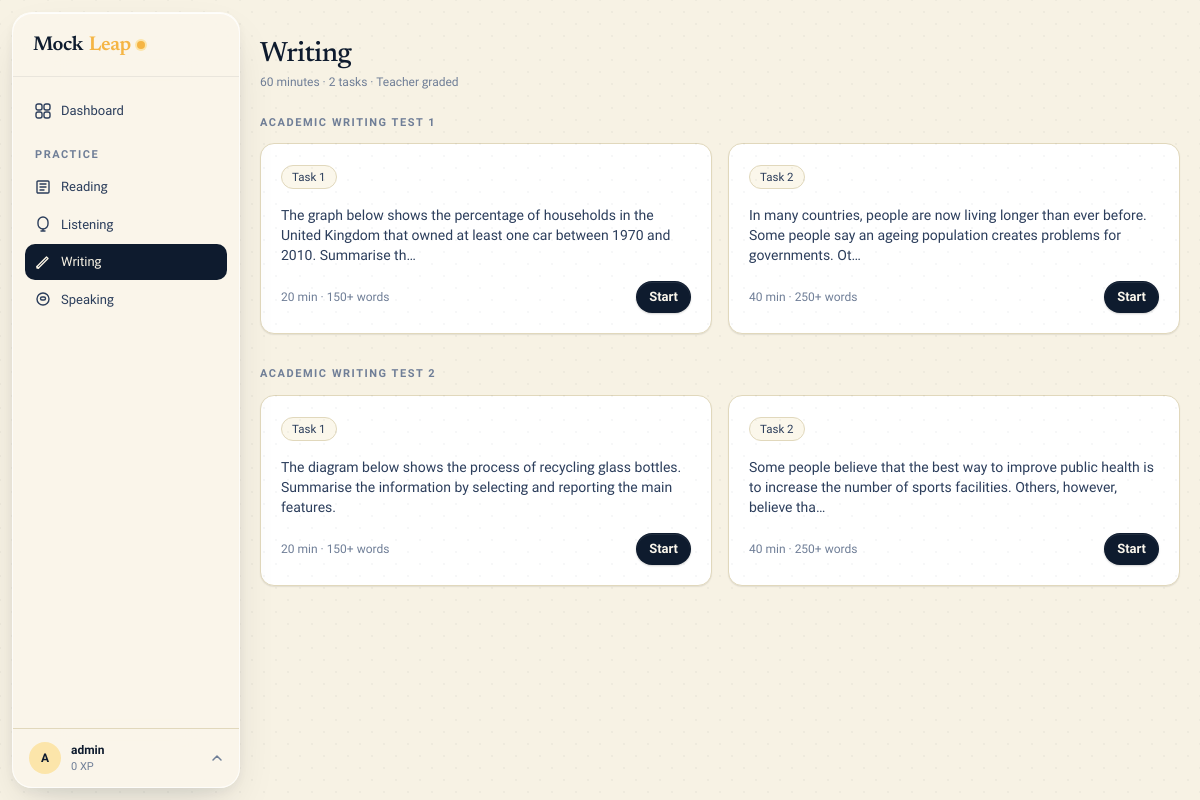
Page /writing/ (signed in) on the earlier database version.
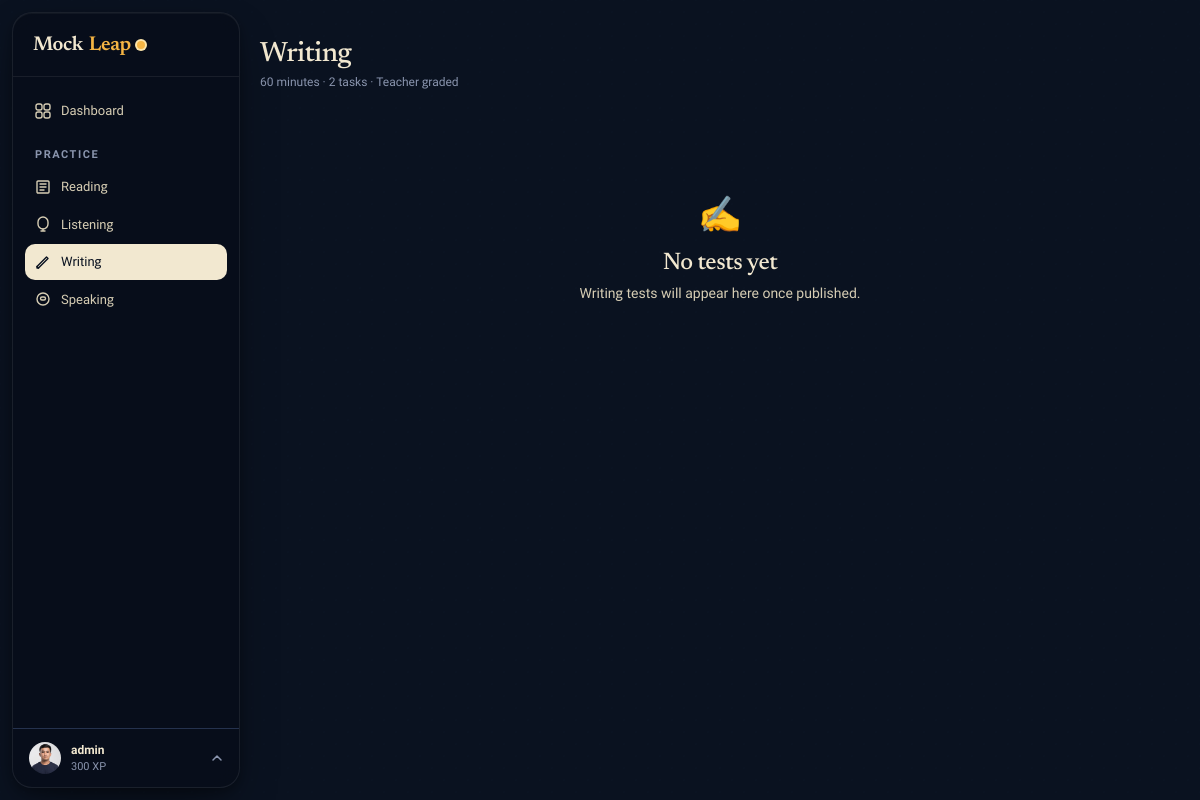
Same page on the later database version.
### apps/accounts/models.py (models this page shows, shortened)
class User(AbstractUser):
    ROLE_STUDENT = 'student'
    ROLE_TEACHER = 'teacher'
    ROLE_ADMIN = 'admin'
    ROLE_CHOICES = [
        (ROLE_STUDENT, 'Student'),
        (ROLE_TEACHER, 'Teacher'),
        (ROLE_ADMIN, 'Admin'),
    ]
    email = models.EmailField(unique=True)
    role = models.CharField(max_length=10, choices=ROLE_CHOICES, default=ROLE_STUDENT)
    avatar = models.ImageField(upload_to='avatars/', null=True, blank=True)
    bio = models.TextField(blank=True)
    target_band = models.DecimalField(max_digits=3, decimal_places=1, null=True, blank=True)
    test_date = models.DateField(null=True, blank=True)
    country = models.CharField(max_length=100, blank=True)
    timezone = models.CharField(max_length=50, default='UTC')
    dark_mode = models.BooleanField(default=False)
    email_notifications = models.BooleanField(default=True)
    xp = models.PositiveIntegerField(default=0)
    streak_days = models.PositiveIntegerField(default=0)
    last_active = models.DateField(null=True, blank=True)
    created_at = models.DateTimeField(auto_now_add=True)
    USERNAME_FIELD = 'email'
    REQUIRED_FIELDS = ['username']
    class Meta:
        verbose_name = 'User'
        verbose_name_plural = 'Users'

### apps/writing/models.py (models this page shows)
class WritingTest(models.Model):
    title = models.CharField(max_length=200)
    is_published = models.BooleanField(default=False)
    created_at = models.DateTimeField(auto_now_add=True)

class WritingTask(models.Model):
    TASK1 = 'task1'
    TASK2 = 'task2'
    TASK_CHOICES = [(TASK1, 'Task 1'), (TASK2, 'Task 2')]
    test = models.ForeignKey(WritingTest, on_delete=models.CASCADE, related_name='tasks')
    task_type = models.CharField(max_length=5, choices=TASK_CHOICES)
    order = models.PositiveSmallIntegerField(default=1)
    prompt = models.TextField()
    min_words = models.PositiveSmallIntegerField(default=250)
    time_minutes = models.PositiveSmallIntegerField(default=40)
    image = models.ImageField(upload_to='writing/task_images/', null=True, blank=True)
    class Meta:
        ordering = ['order']

### apps/writing/views.py (the view)
# urls.py: path('', views.test_list, name='list'),
@login_required
def test_list(request):
    tests = WritingTest.objects.filter(is_published=True).prefetch_related('tasks')
    submissions = WritingSubmission.objects.filter(user=request.user).select_related('task__test')
    return render(request, 'writing/list.html', {'tests': tests, 'submissions': submissions})

### apps/core/context_processors.py (called while the page is built)
def site_context(request):
    ctx = {
        'brand': getattr(settings, 'MOCKLEAP_BRAND', 'MockLeap'),
        'dark_mode': getattr(request.user, 'dark_mode', False) if request.user.is_authenticated else False,
        'unread_count': 0,
    }
    if request.user.is_authenticated:
        try:
            from apps.notifications.models import Notification
            ctx['unread_count'] = Notification.objects.filter(user=request.user, is_read=False).count()
        except Exception:
            pass
    return ctx

### templates/writing/list.html (shortened to what this page needs)
{% extends "layouts/app.html" %}
{% block content %}
<div class="flex items-center justify-between mb-6">
  <div>
    <h1 class="h-display" style="font-size:28px;">Writing</h1>
    <p class="t-meta mt-1">60 minutes · 2 tasks · Teacher graded</p>
  </div>
</div>
{% if tests %}
  {% for test in tests %}
  <div class="mb-8">
    <div class="t-eyebrow mb-3">{{ test.title }}</div>
    <div class="grid grid-cols-1 md:grid-cols-2 gap-4">
      {% for task in test.tasks.all %}
      <div class="ml-card p-5 flex flex-col gap-4">
        <div>
          <span class="ml-chip mb-2">{{ task.get_task_type_display }}</span>
          <p class="t-body text-sm mt-2 line-clamp-3">{{ task.prompt|truncatechars:140 }}</p>
        </div>
        <div class="flex items-center gap-3 mt-auto">
          <span class="t-meta text-xs">{{ task.time_minutes }} min · {{ task.min_words }}+ words</span>
          <a href="{% url 'writing:exam' task.pk %}" class="ml-btn ml-btn-primary ml-btn-sm" style="margin-left:auto;">Start</a>
        </div>
      </div>
      {% endfor %}
    </div>
  </div>
  {% endfor %}
{% else %}
<div class="py-20 text-center">
  <div class="text-4xl mb-4">✍️</div>
  <h3 class="h-display" style="font-size:24px;">No tests yet</h3>
  <p class="t-body mt-2">Writing tests will appear here once published.</p>
</div>
{% endif %}
{% endblock %}

### templates/components/sidebar.html (shortened to what the changed rows need)
{% load static %}
<aside id="sidebar" class="fixed z-30 w-60 flex flex-col -translate-x-full md:translate-x-0 transition-transform duration-300"
       style="top:12px;bottom:12px;left:12px;width:228px;border-radius:20px;
              background:rgba(250,246,236,0.90);
              backdrop-filter:blur(28px) saturate(180%);
              -webkit-backdrop-filter:blur(28px) saturate(180%);
              border:1px solid rgba(255,255,255,0.72);
              box-shadow:0 1px 0 rgba(255,255,255,.85) inset,
                         0 4px 12px rgba(14,27,46,.06),
                         0 20px 48px -12px rgba(14,27,46,.14);
              overflow:hidden;">
  <div class="h-16 flex items-center px-5 border-b flex-shrink-0" style="border-color:var(--border);">
    {% include "components/brand.html" %}
  </div>
  <nav class="flex-1 overflow-y-auto py-4 px-3 space-y-0.5" role="navigation" aria-label="Sidebar navigation">
    <a href="{% url 'dashboard:home' %}" class="nav-item {% if request.resolver_match.app_name == 'dashboard' %}active{% endif %}">
      Dashboard
    </a>
    <p class="t-eyebrow px-2.5 pt-4 pb-1">Practice</p>
    <a href="{% url 'reading:list' %}" class="nav-item {% if request.resolver_match.app_name == 'reading' %}active{% endif %}">
      <svg width="16" height="16" viewBox="0 0 16 16" fill="none"><path d="M3 2h10a1 1 0 011 1v10a1 1 0 01-1 1H3a1 1 0 01-1-1V3a1 1 0 011-1z" stroke="currentColor" stroke-width="1.4"/><path d="M5 5h6M5 8h6M5 11h4" stroke="currentColor" stroke-width="1.4" stroke-linecap="round"/></svg>
      Reading
    </a>
    <a href="{% url 'listening:list' %}" class="nav-item {% if request.resolver_match.app_name == 'listening' %}active{% endif %}">
      <svg width="16" height="16" viewBox="0 0 16 16" fill="none"><path d="M8 1a5 5 0 015 5v2a5 5 0 01-10 0V6a5 5 0 015-5z" stroke="currentColor" stroke-width="1.4"/><path d="M8 13v2M6 15h4" stroke="currentColor" stroke-width="1.4" stroke-linecap="round"/></svg>
      Listening
    </a>
    <a href="{% url 'writing:list' %}" class="nav-item {% if request.resolver_match.app_name == 'writing' %}active{% endif %}">
      <svg width="16" height="16" viewBox="0 0 16 16" fill="none"><path d="M2 12.5L3.5 14 13 4.5 11.5 3 2 12.5z" stroke="currentColor" stroke-width="1.4" stroke-linejoin="round"/><path d="M2 12.5V14h1.5" stroke="currentColor" stroke-width="1.4" stroke-linecap="round" stroke-linejoin="round"/></svg>
      Writing
    </a>
    <a href="{% url 'speaking:list' %}" class="nav-item {% if request.resolver_match.app_name == 'speaking' %}active{% endif %}">
      <svg width="16" height="16" viewBox="0 0 16 16" fill="none"><circle cx="8" cy="8" r="6" stroke="currentColor" stroke-width="1.4"/><path d="M5.5 7.5c0-.828.672-1.5 1.5-1.5h2a1.5 1.5 0 010 3H7A1.5 1.5 0 015.5 7.5z" stroke="currentColor" stroke-width="1.4"/></svg>
      Speaking
    </a>
  </nav>
  <div class="border-t flex-shrink-0" style="border-color:var(--border);position:relative;" id="ml-profile-zone">
    <button id="ml-profile-btn" type="button" style="
        width:100%;display:flex;align-items:center;gap:10px;
        padding:12px 16px;border:none;cursor:pointer;
        background:transparent;font-family:inherit;
        transition:background .12s;">
      {% if user.avatar %}
        <img src="{{ user.avatar.url }}" alt="" style="width:32px;height:32px;border-radius:50%;object-fit:cover;flex-shrink:0;">
      {% else %}
        <div style="width:32px;height:32px;border-radius:50%;display:flex;align-items:center;justify-content:center;font-size:12px;font-weight:700;flex-shrink:0;background:var(--accent-soft);color:var(--ink);">{{ user.username|first|upper }}</div>
      {% endif %}
      <div style="min-width:0;flex:1;text-align:left;">
        <p style="font-size:12px;font-weight:600;color:var(--ink);white-space:nowrap;overflow:hidden;text-overflow:ellipsis;margin:0;">{{ user.get_full_name|default:user.username }}</p>
        <p style="font-size:11px;color:var(--muted);margin:0;">{{ user.xp }} XP</p>
      </div>
      <svg id="ml-profile-chevron" width="12" height="12" viewBox="0 0 12 12" fill="none" style="color:var(--muted);flex-shrink:0;transition:transform .2s;">
        <path d="M2 8l4-4 4 4" stroke="currentColor" stroke-width="1.5" stroke-linecap="round" stroke-linejoin="round"/>
      </svg>
    </button>
  </div>
</aside>

Differences in the rows shown:
removed WritingTest: title "ACADEMIC WRITING TEST 1"
removed WritingTask: task_type "Task 1", prompt "The graph below shows the percentage of households in the United Kingdom that owned at least one car between 1970 and 2010. Summarise th…", time_minutes "20", min_words "150", shown under "ACADEMIC WRITING TEST 1"
removed WritingTask: task_type "Task 2", prompt "In many countries, people are now living longer than ever before. Some people say an ageing population creates problems for governments. Ot…", time_minutes "40", min_words "250", shown under "ACADEMIC WRITING TEST 1"
removed WritingTest: title "ACADEMIC WRITING TEST 2"
removed WritingTask: task_type "Task 1", prompt "The diagram below shows the process of recycling glass bottles. Summarise the information by selecting and reporting the main features.", time_minutes "20", min_words "150", shown under "ACADEMIC WRITING TEST 2"
removed WritingTask: task_type "Task 2", prompt "Some people believe that the best way to improve public health is to increase the number of sports facilities. Others, however, believe tha…", time_minutes "40", min_words "250", shown under "ACADEMIC WRITING TEST 2"
changed User "admin": dark_mode False → True (drawn); avatar: picture added; xp "0" → "300"; username|first "A" → (not shown)
Other differences:
text now shown: "✍️ No tests yet Writing tests will appear here once published."
